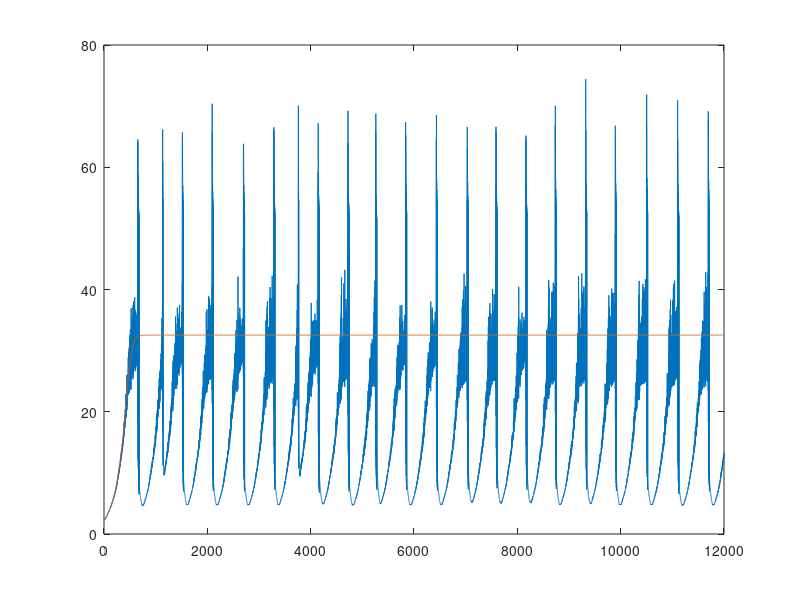
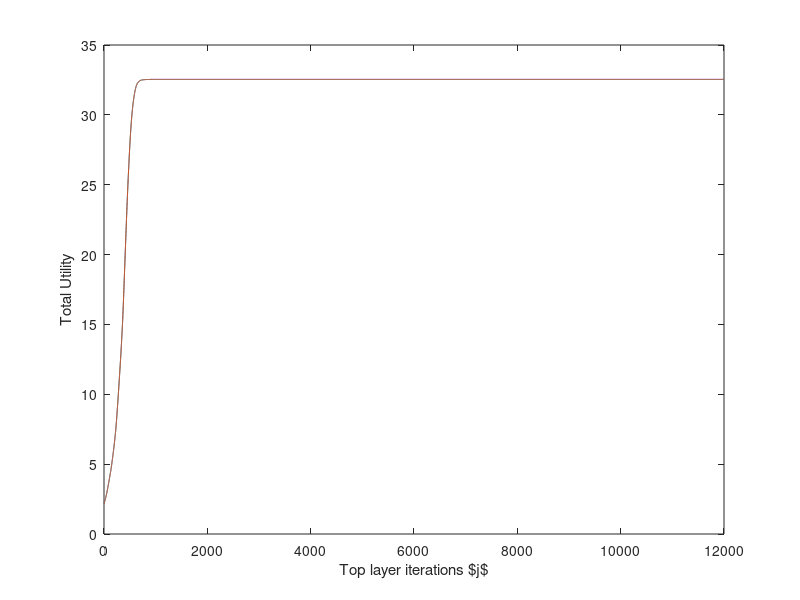

Write MATLAB code to recreate these figures, in order.
clear;
S=10; % Number of end-users per operator
O=4; % Number of operators
N=S*O; % Number of users
Rtot= 0.5*N; % Total resource
x2=Rtot*ones(N,1); % Initial values of allocations for 2-layer
x3=Rtot*ones(S,O); % Initial values of allocations for 3-layer
x3u=Rtot/N*ones(S,O); % Initial used values of allocations for 3-layer
lambda=5; % Initial lambda
mu=lambda*ones(O,1); % Initial mu
y=Rtot/O*ones(O,1); % Initial y
yu=y; % Initial used y

% number of iterations and step sizes
k1=1;
k2=1;
g2=1/20;
g1=100;
ds_dm=1/80;

Niter=12000;
k=Niter;

w=rand(N,1)+1; % initial weights
h = sqrt(1/2)*(randn(N,1)+1i*randn(N,1)); % initial channel
a = abs(h.^2);


T=(1/4)*(Niter); % duty cycle
p=lambda;

x2save=zeros(N,Niter);
ysave=zeros(O,Niter*k1);
ytemp=zeros(O,k1);
musave=zeros(O,Niter*k1*k2);
mutemp2=zeros(O,k1*k2);
mutemp=zeros(O,k2);
psave=zeros(1,Niter);
step2=1/2000;

f2=zeros(1,Niter);
f2converge=zeros(1,Niter);
Res=zeros(1,Niter);
x2u=Rtot/N*ones(N,1);
x3u=Rtot/N*ones(S,O);
f3o=zeros(O,1);
f3oj=zeros(O,k1*k2*k);
f3c=zeros(O,1);
f3cj=zeros(O,k1*k2*k);

%tol=10;
ptemp=0;
for i=1:Niter
    flag=0;
    if(mod(i,T)==0 & i==1) % renew parameters each time slot
        w=rand(N,1)+1;
        h = sqrt(1/2)*(randn(N,1)+1i*randn(N,1));
        a = abs(h.^2);
        flag=1;
    end
    %     if(abs(p-ptemp)<tol)
    %         flag=1;
    %
    %     end
    w3=reshape(w,[S,O]);
    a3=reshape(a,[S,O]);
    x2=w./p - 1./a;
    x2=min(max(0,x2),Rtot);
    
    if sum(y)-Rtot > 0
        yu=y-((sum(y)-Rtot)/O).*ones(O,1);
        yu=min(max(0,yu),Rtot);
    else
        yu=y;
    end
    x2u=x2;
    if sum(x2)-Rtot > 0
        x2u=x2-((sum(x2)-Rtot)/N).*ones(N,1);
        x2u=min(max(0,x2u),Rtot);
        while sum(x2u)-Rtot > 0
        x2u=x2u-((sum(x2u)-Rtot)/N).*ones(N,1);
        x2u=min(max(0,x2u),Rtot);
        end
    else
        x2u=x2;
    end
    
    x2save(:,i)=x2;
    ptemp=p;
    p=p+step2*(sum(x2)-Rtot);
    p=max(0,p);
    psave(i)=p;
    
    Res(i)=sum(x2);
    Resu(i)=sum(x2u);
    f2(i)=sum(w.*log(1+a.*x2u));
    f2converge(i)=sum(w.*log(1+a.*x2));
    
    
    
    
    
    %% 3-Layer
    
    
    
    
    
    lambda=lambda+step2*(sum(y)-Rtot);
    lambda=max(0,lambda);
    
    for o=1:O
        for j=1:k1
            y(o)=y(o)+g1*(mu(o)-lambda);
            y(o)=max(0,y(o));
            ytemp(o,j)=y(o);
            
            %             if (j==2 && (flag==1 || i==1))
            %                 x3u(:,o)=x3(:,o);
            %             end
            for h=1:k2
                
                x3(:,o)=w3(:,o)./mu(o)-1./a3(:,o);
                x3(:,o)=min(max(0,x3(:,o)),Rtot);
                
                if sum(x3(:,o))-yu(o) > 0
                    x3u(:,o)=x3(:,o)-((sum(x3(:,o))-yu(o))/S).*ones(S,1);
                    x3u(:,o)=min(max(0,x3u(:,o)),Rtot);
                else
                    x3u(:,o)=x3(:,o);
                end
                
                mu(o)=mu(o)+g2*(sum(x3(:,o))-y(o));
                mu(o)=max(0,mu(o));
                f3o(o)=sum(w3(:,o).*log(1+a3(:,o).*x3u(:,o)));
                f3c(o)=sum(w3(:,o).*log(1+a3(:,o).*x3(:,o)));
                f3oj(o,(i-1)*k1*k2+(j-1)*k2+h)=f3o(o);
                f3cj(o,(i-1)*k1*k2+(j-1)*k2+h)=f3c(o);
                mutemp(o,h)=mu(o);
                
            end
            mutemp2(:,((j-1)*k2+1:(j*k2))) = mutemp;
        end
    end
    ysave(:,((i-1)*k1+1:(i*k1))) = ytemp;
    musave(:,((i-1)*k1*k2+1:(i*k1*k2))) = mutemp2;
    
end
f3=sum(f3oj);
f3converge=sum(f3cj);


scale = N/(O+k1*k2*ds_dm*S);

f2long1=zeros(round(scale*k1*k2),1);
f2convergelong1=zeros(round(scale*k1*k2),1);
for i=1:Niter
    f2long1(:,i)=f2(i)*ones(round(scale*k1*k2),1);
    f2convergelong1(:,i)=f2converge(i)*ones(round(scale*k1*k2),1);
end
f2long=reshape(f2long1,[1,round(scale*k1*k2)*Niter]);
f2convergelong=reshape(f2convergelong1,[1,round(scale*k1*k2)*Niter]);

f2longIter=zeros(k1*k2,1);
f2convergelongIter=zeros(k1*k2,1);
for i=1:Niter
    f2longIter(:,i)=f2(i)*ones(k1*k2,1);
    f2convergelongIter(:,i)=f2converge(i)*ones(k1*k2,1);
end
f2longIter=reshape(f2longIter,[1,k1*k2*Niter]);
f2convergelongIter=reshape(f2convergelongIter,[1,k1*k2*Niter]);

ScalingZeros=length(f2convergelong)/4-length(f3converge)/4;
%f3convergeSC=[f3converge(1,1:k1*k2*(T-1)) f3converge(k1*k2*(T-1))*ones(1,round(scale*k1*k2)*(T-1)-k1*k2*(T-1)) f3converge(1,k1*k2*(T-1)+1:k1*k2*(2*T-1))...
 %   f3converge(k1*k2*(2*T-1))*ones(1,round(scale*k1*k2)*(T)-k1*k2*(T)) f3converge(1,k1*k2*(2*T-1)+1:k1*k2*(3*T-1)) ...
  %  f3converge(k1*k2*(3*T-1))*ones(1,round(scale*k1*k2)*(T)-k1*k2*(T)) f3converge(1,k1*k2*(3*T-1)+1:k1*k2*(4*T-1)) ...
   % f3converge(k1*k2*(4*T-1))*ones(1,round(scale*k1*k2)*(T)-k1*k2*(T))];

%fTh=[f2convergelong((T-1)*k1*k2)*ones(k1*k2*(T-1),1); f2convergelong((2*T-1)*k1*k2)*ones(k1*k2*(T),1); f2convergelong((3*T-1)*k1*k2)*ones(k1*k2*(T),1) ];

%plot((1:k1*k2*Niter)/(k1*k2),f3,(1:k1*k2*Niter)/(k1*k2),f2long,(1:k1*k2*Niter)/(k1*k2),f3converge,(1:k1*k2*Niter)/(k1*k2),f2convergelong,(1:k1*k2*Niter)/(k1*k2),fTh)
%plot((1:length(f3convergeSC))/round(scale*k1*k2)*0.1,f3convergeSC,(1:round(scale*k1*k2)*Niter)/round(scale*k1*k2)*0.1,f2convergelong)
%xlabel('Time');
%ylabel('Total Utility');
figure;
plot((1:length(f3converge))/(k1*k2),f3converge,(1:k1*k2*Niter)/(k1*k2),f2convergelongIter)
figure;
plot((1:k1*k2*Niter)/(k1*k2),f2convergelongIter,(1:k1*k2*Niter)/(k1*k2),f2longIter)

xlabel('Top layer iterations $j$');
ylabel('Total Utility');
%%
% figure;
% muopt=ones(1,100)*musave(4,100);
% errMu=abs(muopt-musave(4,(1:100)));
% secDer=((1+a.*x2).^2)./(w.*a.^2);
% rateMu=max(abs(1-g2*50),abs(1-g2*1));
% rateMu2=max(abs(1-0.1*g2*50),abs(1-0.1*g2*1));
% %rateMu=0.99;
% Hmu=10;
% t=(1:100000);
% TerrMu=Hmu.*rateMu.^t + ((1-rateMu.^t)./(1-rateMu)).*g2.*0.01;
% TerrMu2=Hmu.*rateMu2.^t + ((1-rateMu2.^t)./(1-rateMu2)).*0.1.*g2.*0.01;
% semilogy((1:100000),TerrMu,(1:100000),TerrMu2)
%%
% figure;
% yopt=[ysave(:,3898)*ones(O,3900) psave(7898)*ones(O,4000) psave(11900)*ones(1,4000)];
% err=abs(ysave-yopt);
% k=1:3900;
% k1=1:4000;
% k2=1:21;
% rate=(15*15-8)/(15*15+8);
% bound1=abs(psave(39)-psave(1)).*rate.^k./(1-rate.^k);
% bound2=abs(psave(79)-psave(39)).*rate.^k1./(1-rate.^k1);
% bound3=abs(psave(100)-psave(79)).*rate.^k2./(1-rate.^k2);
% therr=[bound1 bound2 bound3];
% semilogy((1:100)/10,err,(1:100)/10,therr)
% xlabel('$\|h\|$','interpreter','latex')

%%
% figure;
% popt=[psave(39)*ones(1,39) psave(79)*ones(1,40) psave(100)*ones(1,21)];
% err=abs(psave-popt);
% k=1:39;
% k1=1:40;
% k2=1:21;
% rate=(15*15-8)/(15*15+8);
% bound1=abs(psave(39)-psave(1)).*rate.^k./(1-rate.^k);
% bound2=abs(psave(79)-psave(39)).*rate.^k1./(1-rate.^k1);
% bound3=abs(psave(100)-psave(79)).*rate.^k2./(1-rate.^k2);
% therr=[bound1 bound2 bound3];
% semilogy((1:100)/10,err,(1:100)/10,therr)
% xlabel('$\|h\|$','interpreter','latex')